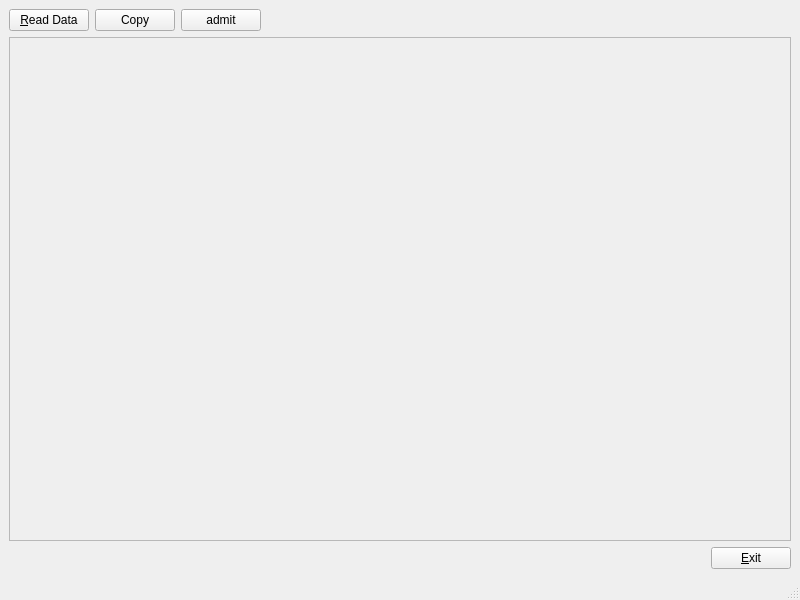
<?xml version="1.0" encoding="UTF-8"?>
<ui version="4.0">
 <class>MainWindow</class>
 <widget class="QMainWindow" name="MainWindow">
  <property name="geometry">
   <rect>
    <x>0</x>
    <y>0</y>
    <width>800</width>
    <height>600</height>
   </rect>
  </property>
  <property name="windowTitle">
   <string>MainWindow</string>
  </property>
  <widget class="QWidget" name="centralwidget">
   <layout class="QGridLayout" name="gridLayout">
    <item row="0" column="0">
     <layout class="QVBoxLayout" name="verticalLayout">
      <item>
       <layout class="QHBoxLayout" name="horizontalLayout">
        <item>
         <widget class="QPushButton" name="btnRead">
          <property name="text">
           <string>&amp;Read Data</string>
          </property>
         </widget>
        </item>
        <item>
         <widget class="QPushButton" name="BtnCopy">
          <property name="text">
           <string>Copy</string>
          </property>
         </widget>
        </item>
        <item>
         <widget class="QPushButton" name="BtnGetPremission">
          <property name="text">
           <string>admit</string>
          </property>
         </widget>
        </item>
        <item>
         <spacer name="horizontalSpacer">
          <property name="orientation">
           <enum>Qt::Orientation::Horizontal</enum>
          </property>
          <property name="sizeHint" stdset="0">
           <size>
            <width>40</width>
            <height>20</height>
           </size>
          </property>
         </spacer>
        </item>
       </layout>
      </item>
      <item>
       <layout class="QHBoxLayout" name="horizontalLayout_2">
        <item>
         <widget class="QTextEdit" name="txtData">
          <property name="enabled">
           <bool>false</bool>
          </property>
         </widget>
        </item>
       </layout>
      </item>
      <item>
       <layout class="QHBoxLayout" name="horizontalLayout_3">
        <item>
         <spacer name="horizontalSpacer_2">
          <property name="orientation">
           <enum>Qt::Orientation::Horizontal</enum>
          </property>
          <property name="sizeHint" stdset="0">
           <size>
            <width>40</width>
            <height>20</height>
           </size>
          </property>
         </spacer>
        </item>
        <item>
         <widget class="QPushButton" name="BtnExit">
          <property name="text">
           <string>&amp;Exit</string>
          </property>
         </widget>
        </item>
       </layout>
      </item>
     </layout>
    </item>
   </layout>
  </widget>
  <widget class="QMenuBar" name="menubar">
   <property name="geometry">
    <rect>
     <x>0</x>
     <y>0</y>
     <width>800</width>
     <height>21</height>
    </rect>
   </property>
  </widget>
  <widget class="QStatusBar" name="statusbar"/>
 </widget>
 <resources/>
 <connections/>
</ui>
